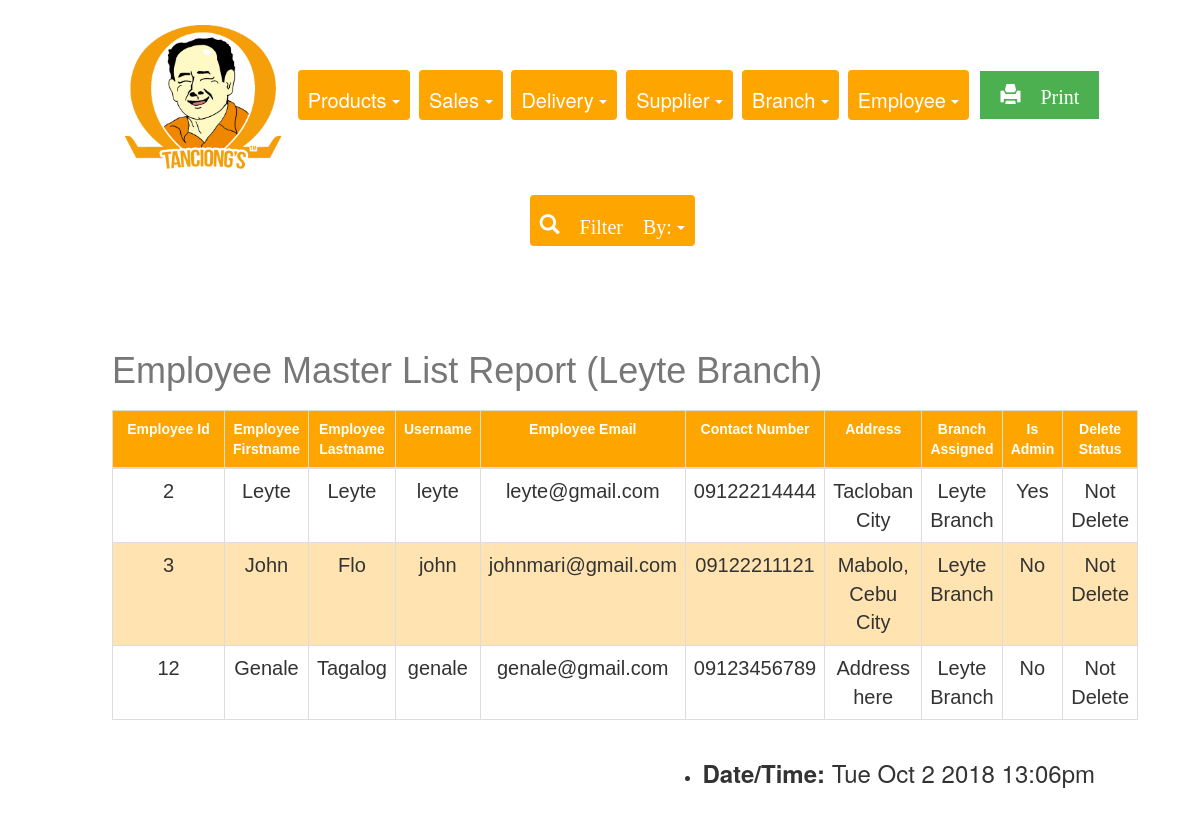
/Final_Tanciongs/REPORTS/leyteBranch.php, run on the app's committed database.
### tables this page shows
CREATE TABLE `employee` (
  `employee_id` int(11) NOT NULL,
  `employee_firstname` varchar(255) DEFAULT NULL,
  `employee_lastname` varchar(255) DEFAULT NULL,
  `username` varchar(255) DEFAULT NULL,
  `password` varchar(255) DEFAULT NULL,
  `employee_email` varchar(255) DEFAULT NULL,
  `employee_contactnumber` varchar(15) DEFAULT NULL,
  `employee_address` varchar(255) DEFAULT NULL,
  `branch_id` int(11) DEFAULT NULL,
  `isAdmin` tinyint(4) DEFAULT NULL,
  `deleteStatus` tinyint(4) DEFAULT NULL
);

CREATE TABLE `branch` (
  `branch_id` int(11) NOT NULL,
  `branch_name` varchar(50) DEFAULT NULL
);

### Final_Tanciongs/REPORTS/leyteBranch.php (the view, shortened to what this page needs)
<!DOCTYPE html>
<html>
<head>
  <link rel="stylesheet" href="https://maxcdn.bootstrapcdn.com/bootstrap/3.3.7/css/bootstrap.min.css">
  <link rel="stylesheet" type="text/css" href="report.css">
</head>
<body>
<center>
<div class="container-fluid1">
<div class= "choices">
<img class="img1" src="pic.png">
<div class="btn-group">
  <a class="btn dropdown-toggle" data-toggle="dropdown">
   Products
    <span class="caret"></span>
  </a>
</div>
<div class="btn-group">
  <a class="btn dropdown-toggle" data-toggle="dropdown">
    Sales
    <span class="caret"></span>
  </a>
</div>
<div class="btn-group">
  <a class="btn dropdown-toggle" data-toggle="dropdown">
   Delivery
    <span class="caret"></span>
  </a>
</div>
<div class="btn-group">
  <a class="btn dropdown-toggle" data-toggle="dropdown">
   Supplier
    <span class="caret"></span>
  </a>
</div>
<div class="btn-group">
  <a class="btn dropdown-toggle" data-toggle="dropdown">
 Branch
    <span class="caret"></span>
  </a>
</div>
<div class="btn-group">
  <a class="btn dropdown-toggle" data-toggle="dropdown">
   Employee
    <span class="caret"></span>
  </a>
</div>
<div class="btn-group">
  <a class="button" href="leyteBranchPrint.php"  target="_blank"><span class="glyphicon glyphicon-print"> Print</span>
  </a>
</div>
</div>
<div class="btn-group">
  <a class="btn dropdown-toggle" data-toggle="dropdown"><span class="glyphicon glyphicon-search"> Filter By:</span>
    <span class="caret"></span>
  </a>
</div>
<div class="container">
<?php
                    require_once 'connection.php'; ?>
                    <br><br><br>
                    <?php
                    $sql = "SELECT employee.employee_id, employee.employee_firstname,employee.employee_lastname, employee.username, employee.employee_email, employee.employee_contactnumber, employee.employee_address, branch.branch_id, branch.branch_name, employee.isAdmin, employee.deleteStatus,
                    CASE WHEN employee.isAdmin = 1 THEN 'Yes' ELSE 'No' END AS isAdmin ,
                    CASE WHEN employee.deleteStatus = 1 THEN 'Deleted' ELSE 'Not Delete' END AS deleteStatus
                    FROM employee, branch
                    WHERE branch.branch_id= employee.branch_id
                    AND branch.branch_id= 2
                    ORDER BY employee_id ASC";
                    if($result = mysqli_query($conn, $sql)){
                        if(mysqli_num_rows($result) > 0){
                            echo "<center><table class='table'></center>";
                                echo "<thead>";
                                echo "<caption><h1>Employee Master List Report (Leyte Branch)</h1></caption>";
                                    echo "<tr style='width: 100px;'>";
                                        echo "<th style='width: 150px;'>Employee Id</th>";
                                        echo "<th>Employee Firstname</th>";
                                        echo "<th>Employee Lastname</th>";
                                         echo "<th>Username</th>";
                                        echo "<th>Employee Email</th>";
                                        echo "<th>Contact Number</th>";
                                        echo "<th>Address</th>";
                                        echo "<th>Branch Assigned</th>";
                                        echo "<th>Is Admin</th>";
                                        echo "<th>Delete Status</th>";
                                    echo "</tr>";
                                echo "</thead>";
                                echo "<tbody>";
                                while($row = mysqli_fetch_assoc($result)){
                                    echo "<tr>";
                                        echo "<td> ", "<center>". $row['employee_id'] . "</center>", "</td>";
                                        echo "<td> ","<center>". $row['employee_firstname'] . "</center>","</td>";
                                        echo "<td> ", "<center>". $row['employee_lastname'] . "</center>","</td>";
                                        echo "<td>", "<center>". $row['username'] ."</center>", "</td>";
                                        echo "<td> ", "<center>". $row['employee_email'] . "</center>", "</td>";
                                        echo "<td> ", "<center>". $row['employee_contactnumber'] . "</center>", "</td>";
                                        echo "<td> ", "<center>". $row['employee_address'] . "</center>", "</td>";
                                        echo "<td> ", "<center>". $row['branch_name'] . "</center>", "</td>";
                                        echo "<td> ", "<center>". $row['isAdmin'].  "</center>", "</td>";
                                         echo "<td> ", "<center>". $row['deleteStatus'].  "</center>", "</td>";
                                    echo "</tr>";
                                }
                                echo "</tbody>";
                        } else{
                            echo "<p class='lead'><em>No records were found.</em></p>";
                        }
                    } else{
                        echo "ERROR: Could not able to execute $sql. " . mysqli_error($conn);
                    }
                    ?>
            <ul class=date>
     <li><h3><b>Date/Time: </b><span id="date"></h3></li>
</ul>
</div>
</div>
</center>
</body>
</html>

### Final_Tanciongs/REPORTS/report.css (style rules this page uses)
body { padding-left: 20px; padding-bottom: 30px; padding-top: 0px; }
.container-fluid1 { padding: 5px 20px; padding-top: 10px; }
.btn-group { padding-left: 5px; padding-right: 0px; padding-top: 15px; padding-bottom:15px; }
.btn { background-color: orange; color: white; padding-top: 16px; padding-left: 16px; padding-right: 10px; font-size: 20px; border: none; padding-left: 10px; }
.img1 { width: 170px; }
.table { font-family: "Trebuchet MS", Arial, Helvetica, sans-serif; border-collapse: collapse; margin-left: auto; margin-right: auto; width: 90%; }
.table td, .table th { border: 1px solid #ddd; padding-left: 12px; padding-right: 12px; padding-bottom: 5px; padding-top:12px; font-size: 20px; }
.table tr:nth-child(even) { background-color: #ffe4b2; }
.table th { padding-top: 20px; padding-bottom: 20px; padding-right: 12px; padding-left: 12px; text-align: center; background-color:#ffa500; color: white; font-size: 14px; }
.date { float: right; padding-right:100px; padding-bottom: 0px; font-size: 14px; }
h1 { padding-top: 2px; padding-bottom: 2px; }
.button { background-color: #4CAF50; border: none; color: white; padding-top: 10px; padding-bottom: 10px; padding-right: 20px; padding-left: 20px; text-align: center; text-decoration: none; display: inline-block; font-size: 20px; margin: 4px 2px; cursor: pointer; }

### data on the page
employee: employee_id "2", employee_firstname "Leyte", employee_lastname "Leyte", username "leyte", employee_email "leyte@gmail.com", employee_contactnumber "09122214444", employee_address "Tacloban City", branch.branch_name "Leyte Branch", isAdmin "Yes", deleteStatus "Not Delete"
employee: employee_id "3", employee_firstname "John", employee_lastname "Flo", username "john", employee_email "johnmari@gmail.com", employee_contactnumber "09122211121", employee_address "Mabolo, Cebu City", branch.branch_name "Leyte Branch", isAdmin "No", deleteStatus "Not Delete"
employee: employee_id "12", employee_firstname "Genale", employee_lastname "Tagalog", username "genale", employee_email "genale@gmail.com", employee_contactnumber "09123456789", employee_address "Address here", branch.branch_name "Leyte Branch", isAdmin "No", deleteStatus "Not Delete"
